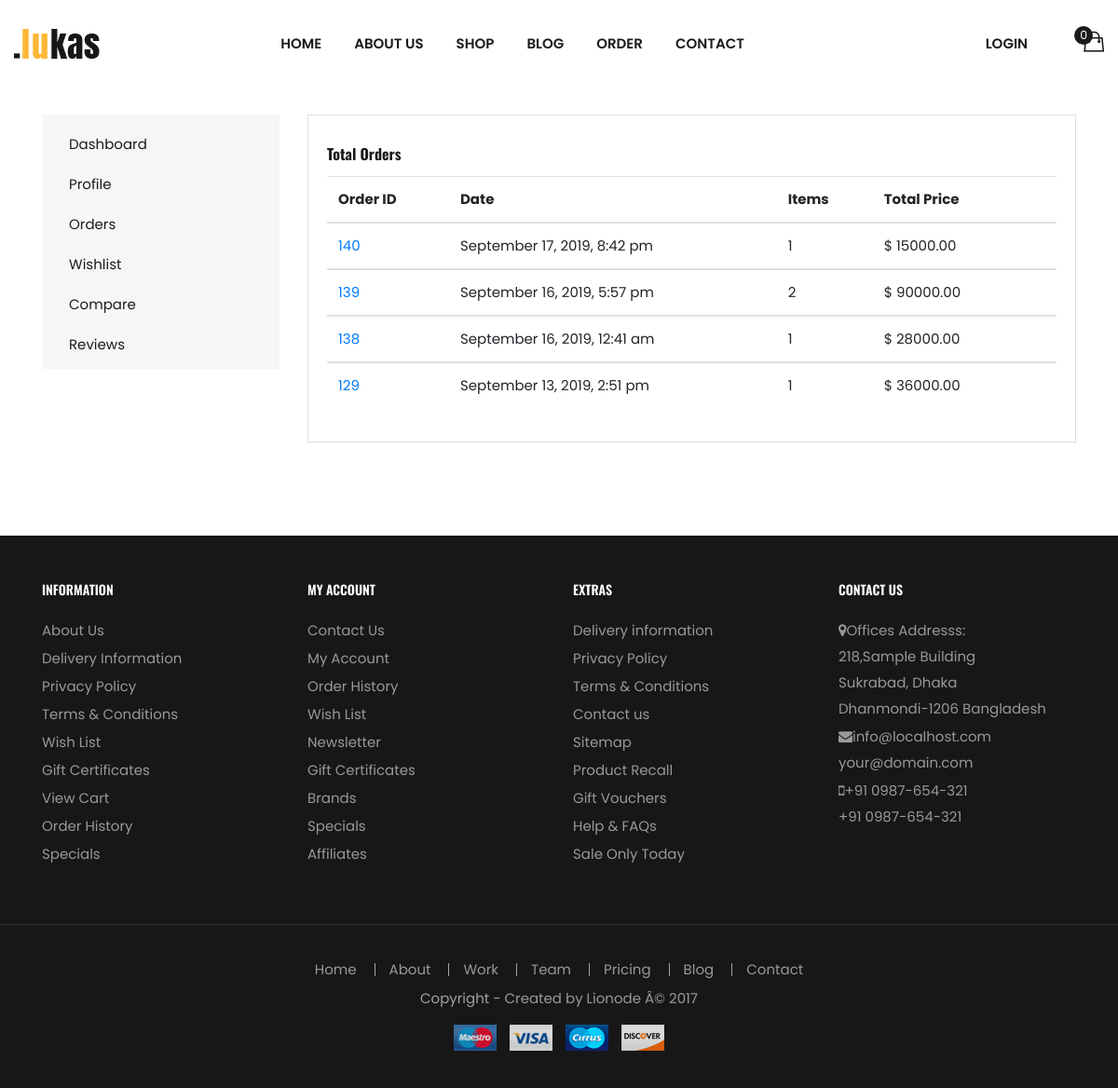
The page /account.php on the database its author committed.
### tables this page shows
CREATE TABLE `title_slogan` (
  `id` int(11) NOT NULL,
  `title` varchar(255) NOT NULL,
  `slogan` varchar(255) NOT NULL,
  `logo` varchar(255) NOT NULL
);

CREATE TABLE `tbl_order` (
  `id` int(11) NOT NULL,
  `cmrId` int(11) NOT NULL,
  `productId` varchar(255) NOT NULL,
  `product_name` varchar(255) NOT NULL,
  `quantity` int(11) NOT NULL,
  `sale_price` float(10,2) NOT NULL,
  `image` varchar(255) NOT NULL,
  `date` datetime NOT NULL DEFAULT CURRENT_TIMESTAMP,
  `status` int(11) NOT NULL DEFAULT '0',
  `payment_method` int(11) NOT NULL
);

CREATE TABLE `tbl_copyright` (
  `id` int(11) NOT NULL,
  `copyright` text NOT NULL
);

### Classes/ThemeOption.php (called while the page is built, shortened)
<?php
    $filepath = realpath(dirname(__FILE__));
    include_once ($filepath.'/../lib/Database.php');
    include_once ($filepath.'/../helpers/Format.php');
?>
<?php
class ThemeOption{
    private $db;
    public function __construct(){
        $this->db = new Database();
    }
    public function getTitleSloganValue(){
        $query = "SELECT * FROM title_slogan WHERE id ='1'";
        $result = $this->db->select($query);
        return $result;
    }
    public function getCopyRightValue(){
        $query = "SELECT * FROM tbl_copyright WHERE id ='1'";
        $result = $this->db->select($query);
        return $result;
    }
}

### lib/Database.php (called while the page is built, shortened)
<?php
Class Database{
    public $host   = DB_HOST;
    public $user   = DB_USER;
    public $pass   = DB_PASS;
    public $dbname = DB_NAME;
    public $link;
    private function connectDB(){
        $this->link = new mysqli($this->host, $this->user, $this->pass, $this->dbname);
    }
    public function select($query){
        $result = $this->link->query($query) or die($this->link->error.__LINE__);
        if($result->num_rows > 0){
            return $result;
        } else {
            return false;
        }
    }
}
?>

### Classes/Cart.php (called while the page is built, shortened)
<?php
    $filepath = realpath(dirname(__FILE__));
    include_once ($filepath.'/../lib/Database.php');
    include_once ($filepath.'/../helpers/Format.php');
?>
<?php
class Cart{
    private $db;
    public function __construct(){
        $this->db = new Database();
    }
    public function checkCartTable(){
        $sId = session_id();
        $query  = "SELECT * FROM tbl_cart WHERE sId = '$sId' ";
        $result = $this->db->select($query);
        return $result;
    }
    public function getOrderedProduct($cmrId){
        $query  = "SELECT * FROM tbl_order WHERE cmrId = '$cmrId' ORDER BY date DESC";
        $result = $this->db->select($query);
        return $result;
    }
    public function checkOrder($cmrId){
        $query  = "SELECT * FROM tbl_order WHERE cmrId = '$cmrId'";
        $result = $this->db->select($query);
        return $result;
    }
}
?>

### lib/Session.php (called while the page is built, shortened)
<?php
class Session{
    public static function get($key){
        if (isset($_SESSION[$key])) {
            return $_SESSION[$key];
        } else {
            return false;
        }
    }
}
?>

### helpers/Format.php (called while the page is built, shortened)
<?php
class Format{
    public function formatDate($date){
        return date('F j, Y, g:i a', strtotime($date));
    }
}
?>

### account.php (the view, shortened to what this page needs)
<?php include 'inc/header.php'; ?>
<section class="user-dashboard page-wrapper">
    <div class="container">
        <div class="row">
            <?php include 'inc/sidebar/customer/sidebar.php'; ?>
            <div class="col-md-9">
                <div class="dashboard-wrapper user-dashboard">
                    <div class="total-order mt-20">
                        <h4>Total Orders</h4>
                        <div class="table-responsive">
                            <table class="table">
                                <thead>
                                    <tr>
                                        <th>Order ID</th>
                                        <th>Date</th>
                                        <th>Items</th>
                                        <th>Total Price</th>
                                        <th></th>
                                    </tr>
                                </thead>
                                <?php
                                        $cmrId  = Session::get("cmrId");
                                        $getOrder = $ct->getOrderedProduct($cmrId);
                                        if ($getOrder) {
                                            while ($result = $getOrder->fetch_assoc()) {
                                    ?>
                                <tbody>
                                    <tr>
                                        <td><a href="#"><?php echo $result['id']; ?></a></td>
                                        <td><?php echo $fm->formatDate($result['date']); ?></td>
                                        <td><?php echo $result['quantity']; ?></td>
                                        <td>$ <?php echo $result['sale_price'];?></td>
                                    </tr>
                                </tbody>
                                <?php } } ?>
                            </table>
                        </div>
                    </div>
                </div>
            </div>
        </div>
    </div>
</section>
<?php include 'inc/footer.php'; ?>

### inc/header.php (shortened to what this page needs)
<!DOCTYPE html>
<html class="no-js" lang="zxx">
<head>
    <?php include 'enqueue.php'; ?>
</head>
<body>
    <div class="header-area">
        <div class="container container-wide">
            <div class="row align-items-center">
                <div class="col-sm-4 col-lg-2">
                    <?php
                        $getlogo = $tmOption->getTitleSloganValue();
                        if ($getlogo) {
                            while ($result = $getlogo->fetch_assoc()) {
                    ?>
                    <div class="site-logo text-center text-sm-left">
                        <a href="index.php"><img src="admin/<?php echo $result['logo']; ?>" alt="<?php echo $result['title']; ?>" /></a>
                    </div>
                     <?php } } ?>
                </div>
                <div class="col-lg-7 d-none d-lg-block">
                    <div class="site-navigation">
                        <ul class="main-menu nav">
                            <li><a href="index.php">Home</a></li>
                            <li><a href="about.php">About Us</a></li>
                            <li class="has-submenu"><a href="shop.php">Shop</a>
                            </li>
                            <li class="has-submenu"><a href="blog.php">blog</a>
                            </li>
                            <?php
                          $cmrId = Session::get("cmrId");
                            $chkOrder = $ct->checkOrder($cmrId);
                            if ($chkOrder) { ?>
                            <li><a href="orderdetails.php">Order</a></li>
                            <?php	} ?>
                            <li><a href="contact.php">Contact</a></li>
                        </ul>
                    </div>
                </div>
                <div class="col-sm-8 col-lg-3">
                    <div class="site-action d-flex justify-content-center justify-content-sm-end align-items-center">
                        <ul class="login-reg-nav nav">
                            <?php
                       $login = Session::get("custLogin");
                        if ($login == false) { ?>
                            <li><a href="login.php">Login</a></li>
                            <?php } ?>
                        </ul>
                        <div class="mini-cart-wrap">
                            <a href="cart.php" class="btn-mini-cart">
                                <i class="ion-bag"></i>
                                <span class="cart-total">
                                    <?php
										$getData = $ct->checkCartTable();
										if ($getData) {
												$sum = Session::get("sum");
												$qty = Session::get("qty");
												echo $qty;
										} else {
												echo "0";
										}
									?>
                                </span>
                            </a>
                        </div>
                    </div>
                </div>
            </div>
        </div>
    </div>

### inc/footer.php (shortened to what this page needs)
<footer class="fclass">
    <?php include 'footer-widget.php'; ?>
    <div class="footer-bottom">
        <div id="bottom-footer">
            <ul class="footer-link">
                <li><a href="#">Home</a></li>
                <li><a href="#">About</a></li>
                <li><a href="#">Work</a></li>
                <li><a href="#">Team</a></li>
                <li><a href="#">Pricing</a></li>
                <li><a href="#">Blog</a></li>
                <li><a href="#">Contact</a></li>
            </ul>
             <?php
                $tmOption = new ThemeOption();
                $getCPR = $tmOption->getCopyRightValue();
                if ($getCPR) {
                while ($result = $getCPR->fetch_assoc()) {
                ?>
            <div class="copyright"><?php echo $result['copyright']; ?></div>
                <?php } } ?>
            <div class="footer-bottom-cms">
                <div class="footer-payment">
                    <ul>
                        <li class="mastero"><a href="#"><img alt="" src="assets/img/payment/mastero.jpg"></a></li>
                        <li class="visa"><a href="#"><img alt="" src="assets/img/payment/visa.jpg"></a></li>
                        <li class="currus"><a href="#"><img alt="" src="assets/img/payment/currus.jpg"></a></li>
                        <li class="discover"><a href="#"><img alt="" src="assets/img/payment/discover.jpg"></a></li>
                    </ul>
                </div>
            </div>
        </div>
    </div>
</footer>

### rows shown on the page
title_slogan: logo (picture)
tbl_order: id "140", date "September 17, 2019, 8:42 pm", quantity "1", sale_price "15000.00"
tbl_order: id "139", date "September 16, 2019, 5:57 pm", quantity "2", sale_price "90000.00"
tbl_order: id "138", date "September 16, 2019, 12:41 am", quantity "1", sale_price "28000.00"
tbl_order: id "129", date "September 13, 2019, 2:51 pm", quantity "1", sale_price "36000.00"
tbl_copyright: copyright "Copyright - Created by Lionode Â© 2017"
